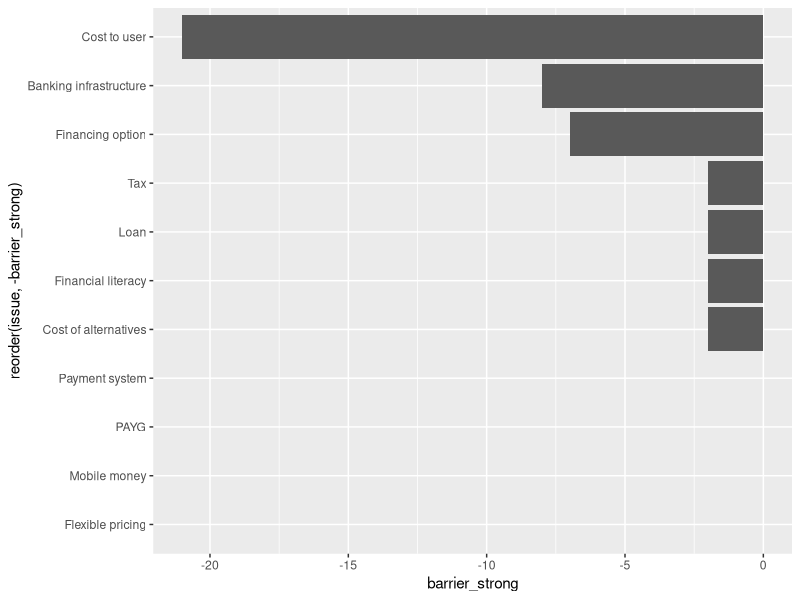
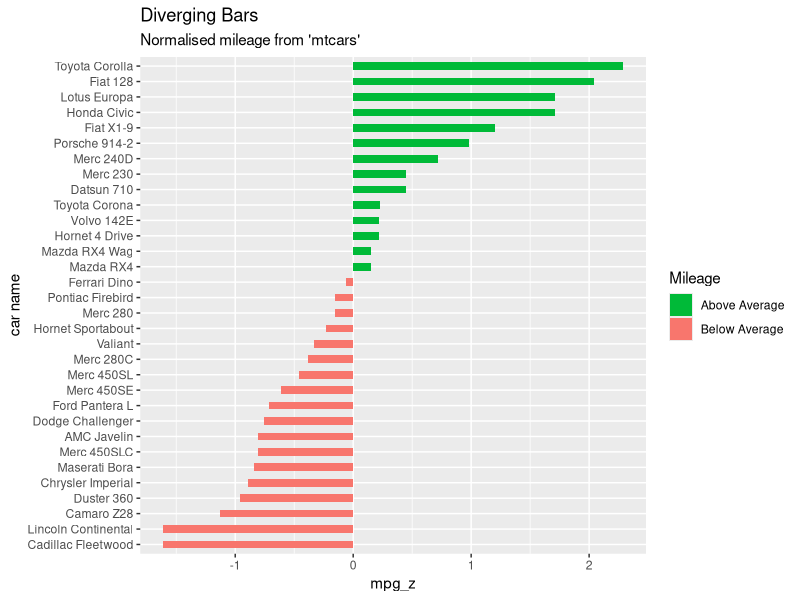
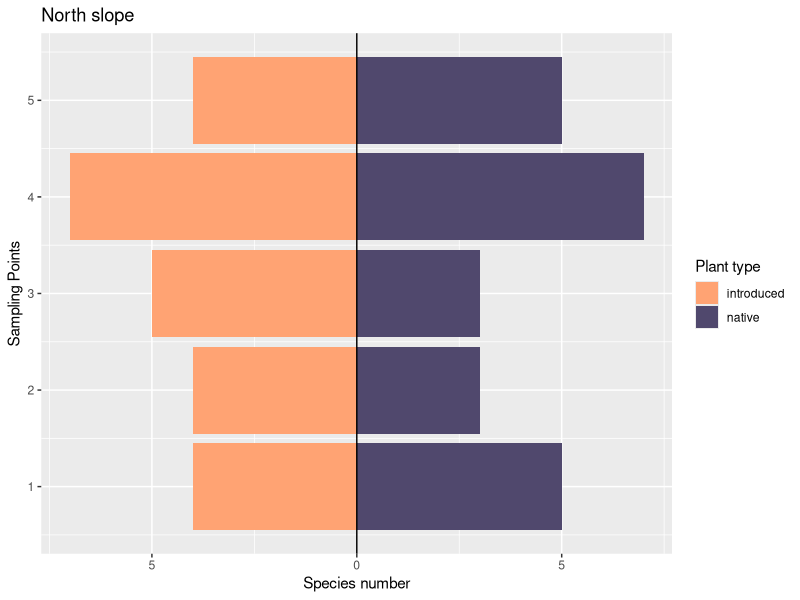
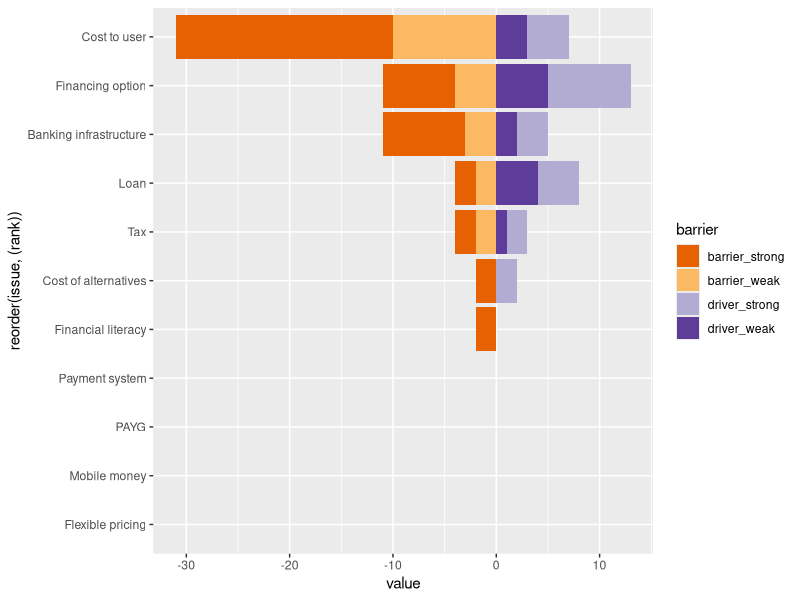

Source code (R) for these figures, in order:
## ---- chunk 1
library(tidyverse)
library(readxl)
data <- read_excel("dataexample.xlsx")
data
## ---- chunk 2
ggplot(data, aes(x = reorder(issue, -barrier_strong), y = barrier_strong)) + 
  geom_col() +
  coord_flip()

#diamonds
## ---- chunk 3
data("mtcars")  # load data
mtcars$`car name` <- rownames(mtcars)  # create new column for car names
mtcars$mpg_z <- round((mtcars$mpg - mean(mtcars$mpg))/sd(mtcars$mpg), 2)  # compute normalized mpg
mtcars$mpg_type <- ifelse(mtcars$mpg_z < 0, "below", "above")  # above / below avg flag
mtcars <- mtcars[order(mtcars$mpg_z), ]  # sort
mtcars$`car name` <- factor(mtcars$`car name`, levels = mtcars$`car name`)  # convert to factor to retain sorted order in plot.

ggplot(mtcars, aes(x=`car name`, y=mpg_z, label=mpg_z)) + 
  geom_bar(stat='identity', aes(fill=mpg_type), width=.5)  +
  scale_fill_manual(name="Mileage", 
                    labels = c("Above Average", "Below Average"), 
                    values = c("above"="#00ba38", "below"="#f8766d")) + 
  labs(subtitle="Normalised mileage from 'mtcars'", 
       title= "Diverging Bars") + 
  coord_flip()
## ---- chunk 4
vegSurvey <- 
data.frame(sampling_point=rep(c(1:5),4),
           slope=c(rep("North",10),rep("South",10)),
           veg_Type=rep(c(rep("native",5),rep("introduced",5)),2),
           spp=as.integer(abs(rnorm(20,5,2))))
vegSurvey$spp <-   ifelse(vegSurvey$veg_Type =="introduced",vegSurvey$spp+1,vegSurvey$spp)

vegSurvey

## ---- chunk 5
vegSurvey <- vegSurvey %>%  mutate(sppInv= ifelse(veg_Type =="native",spp,spp*-1))
vegSurvey
## ---- chunk 6
vegSurvey %>% filter(slope=="North") %>% 
ggplot(aes(x=sampling_point, y=sppInv, fill=veg_Type))+
  geom_bar(stat="identity",position="identity")+
  xlab("sampling point")+ylab("number of species")+
  scale_fill_manual(name="Plant type",values = c("#FFA373","#50486D"))+
  coord_flip()+ggtitle("North slope")+
  geom_hline(yintercept=0)+
  xlab("Sampling Points")+
  ylab("Species number")+
  scale_y_continuous(breaks = pretty(vegSurvey$sppInv),labels = abs(pretty(vegSurvey$sppInv)))
## ---- chunk 7
d2 <- data %>% gather("barrier", "value", -issue)
d2
## ---- chunk 8
rank <- d2 %>% 
  filter(barrier == "total") %>% 
  rename(rank = value)

#rank ; d2

d2 <- left_join(d2, rank, by = c("issue" = "issue")) %>% 
  select(issue, barrier = barrier.x, value, rank)
  
## ---- chunk 9
d2 %>% 
  filter(barrier != "total") %>% 
  # aes(x = reorder(issue, -barrier_strong), y = barrier_strong)) + 
ggplot(aes(x= reorder(issue, (rank)), y = value, fill = barrier)) +
  geom_col() + 
  scale_fill_brewer(type = "div", palette = "PuOr") +
  coord_flip()
